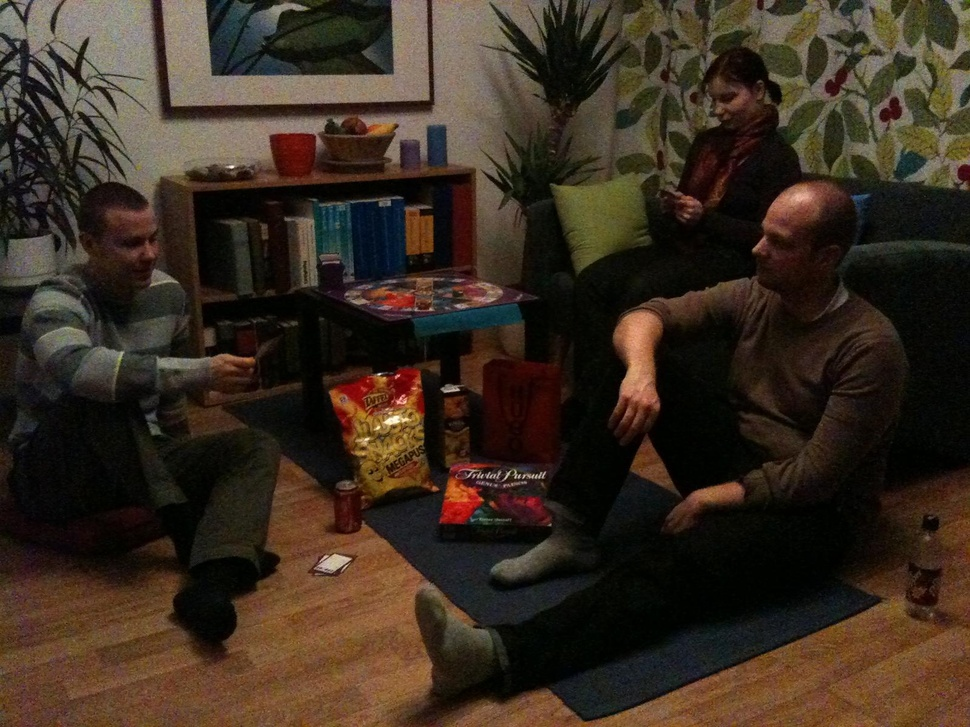
%> input picture IS_I_C03_D01_31.0333.jpg, 970 x 727 px, shrunk from 1600 x 1200 before the run
$ octave --eval "result = fetchGradient(imread('IS_I_C03_D01_31.0333.jpg'));"   (GNU Octave 9; MATLAB toolbox functions it lacks are replaced by stand-ins)
%> lines starting %> are read from the running program, lines starting %| are printed output that depends on the picture
function [ave_grad std_grad gradMap1]=fetchGradient(X)
if(ndims(X)==3)
    X=rgb2gray(X);
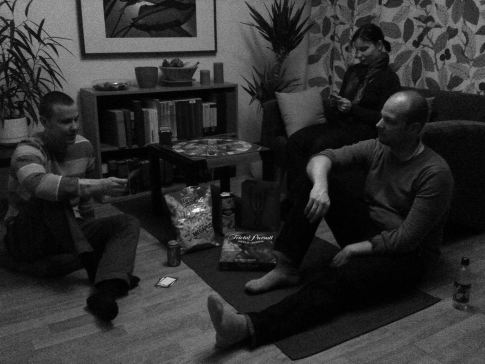
%> X: size 727x970 uint8 (shown at 1/2 size); min 0, max 249, mean 47.1
end
X=double(X);
%> X: size 727x970 double
Down_step=2; % 对图像降采样，减少运算量
dx = [1 0 -1; 1 0 -1; 1 0 -1]/3;
dy = dx';

% aveKernel=fspecial('average',2);
% X=conv2(X,aveKernel,'same');
% X=aveX(1:Down_step:end,1:Down_step:end); % 不改变图像大小

IxX1=conv2(X,dx,'same');
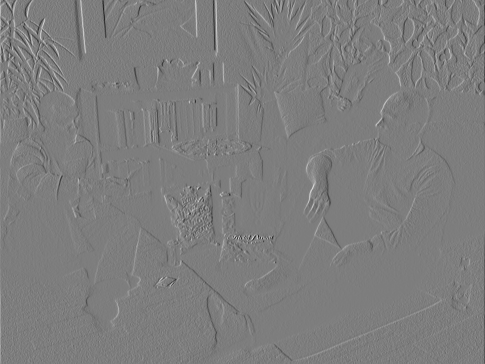
%> IxX1: size 727x970 double (shown at 1/2 size); min -141.7, max 145.7, mean 0; drawn with min black and max white
IyX1=conv2(X,dy,'same');
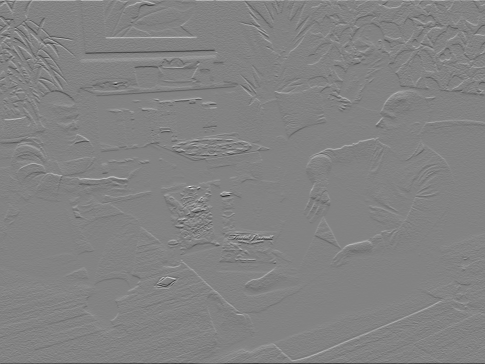
%> IyX1: size 727x970 double (shown at 1/2 size); min -194.7, max 184.3, mean 0; drawn with min black and max white
gradMap1=sqrt(IxX1.^2+IyX1.^2);
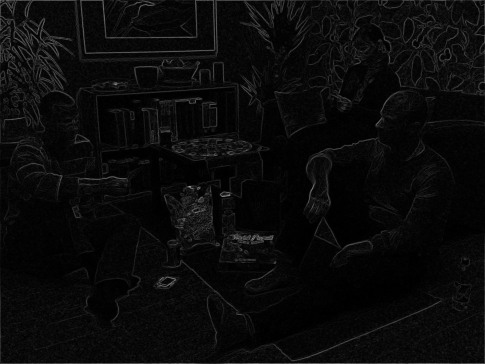
%> gradMap1: size 727x970 double (shown at 1/2 size); min 0, max 195.8, mean 10.6
ave_grad1=mean2(gradMap1);
%> ave_grad1 = 10.63
std_grad1=std2(gradMap1);
%> std_grad1 = 13.31
% 二阶导数
IxX2=conv2(gradMap1,dx,'same');
IyX2=conv2(gradMap1,dy,'same');
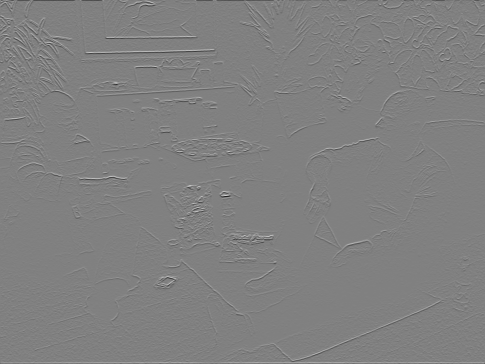
%> IyX2: size 727x970 double (shown at 1/2 size); min -166.4, max 163.4, mean 0; drawn with min black and max white
gradMap2=sqrt(IxX2.^2+IyX2.^2);
ave_grad2=mean2(gradMap2);
%> ave_grad2 = 8.28
std_grad2=std2(gradMap2);
%> std_grad2 = 11.96
% 三阶导数
IxX3=conv2(gradMap2,dx,'same');
IyX3=conv2(gradMap2,dy,'same');
gradMap3=sqrt(IxX3.^2+IyX3.^2);
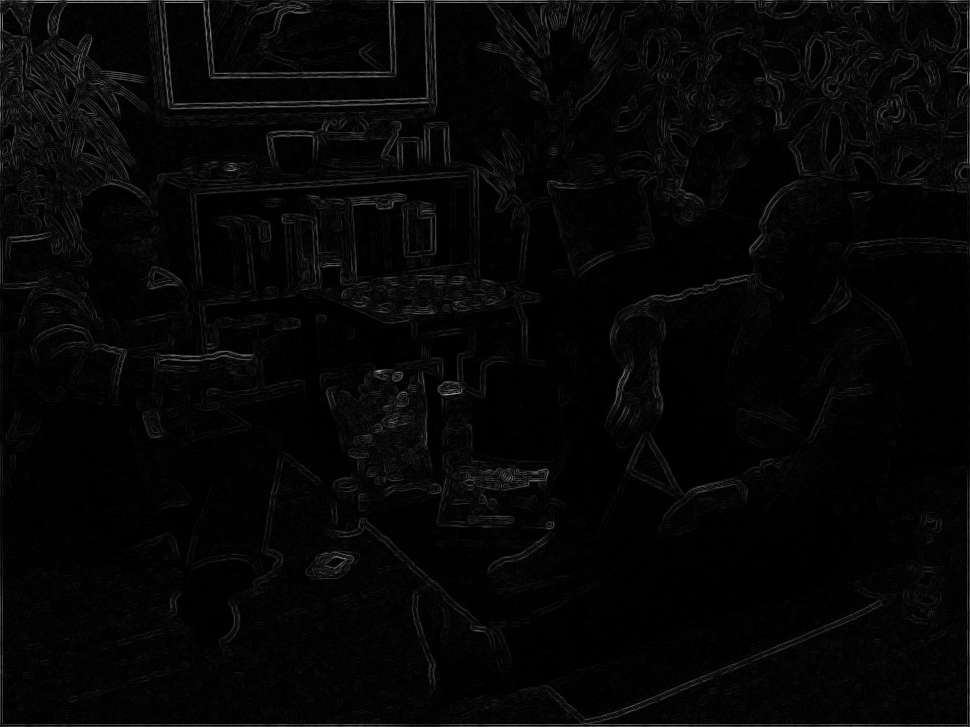
%> gradMap3: size 727x970 double; min 2.74e-48, max 152.8, mean 6.4
ave_grad3=mean2(gradMap3);
%> ave_grad3 = 6.38
std_grad3=std2(gradMap3);
%> std_grad3 = 10.78
ave_grad=[ave_grad1 ave_grad2 ave_grad3];
%> ave_grad = [10.63 8.28 6.38]
std_grad=[std_grad1 std_grad2 std_grad3];
%> std_grad = [13.31 11.96 10.78]
%> `result = fetchGradient(imread('IS_I_C03_D01_31.0333.jpg'));`: result = [10.63 8.28 6.38]
end

$ run again, on IS_I_C03_D02_94.3333.jpg
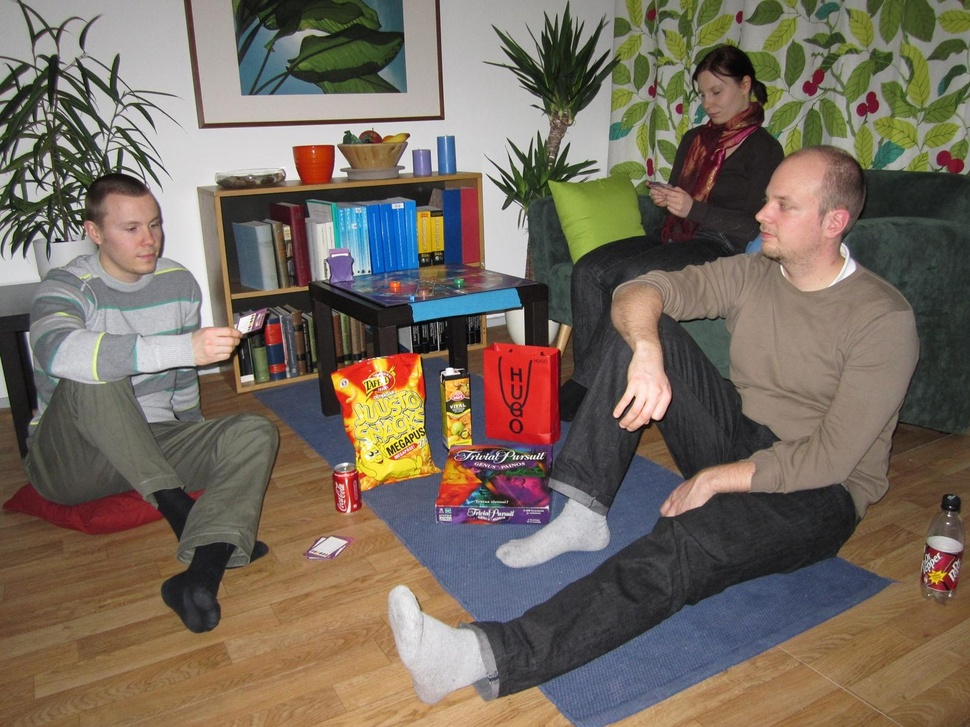
%> input picture IS_I_C03_D02_94.3333.jpg, 970 x 727 px, shrunk from 1600 x 1200 before the run
%> ave_grad1 = 14.64
%> std_grad1 = 23.4
%> in fetchGradient, `IyX2=conv2(gradMap1,dy,'same');`:
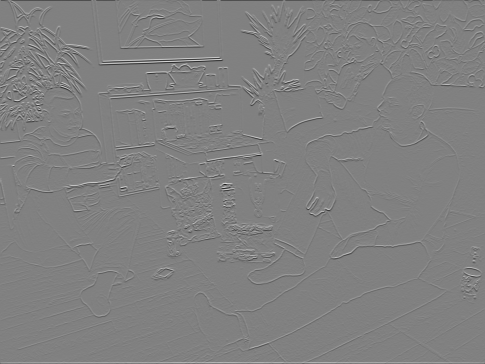
%> IyX2: size 727x970 double (shown at 1/2 size); min -214.5, max 209.9, mean 0; drawn with min black and max white
%> ave_grad2 = 13.55
%> std_grad2 = 22.66
%> in fetchGradient, `gradMap3=sqrt(IxX3.^2+IyX3.^2);`:
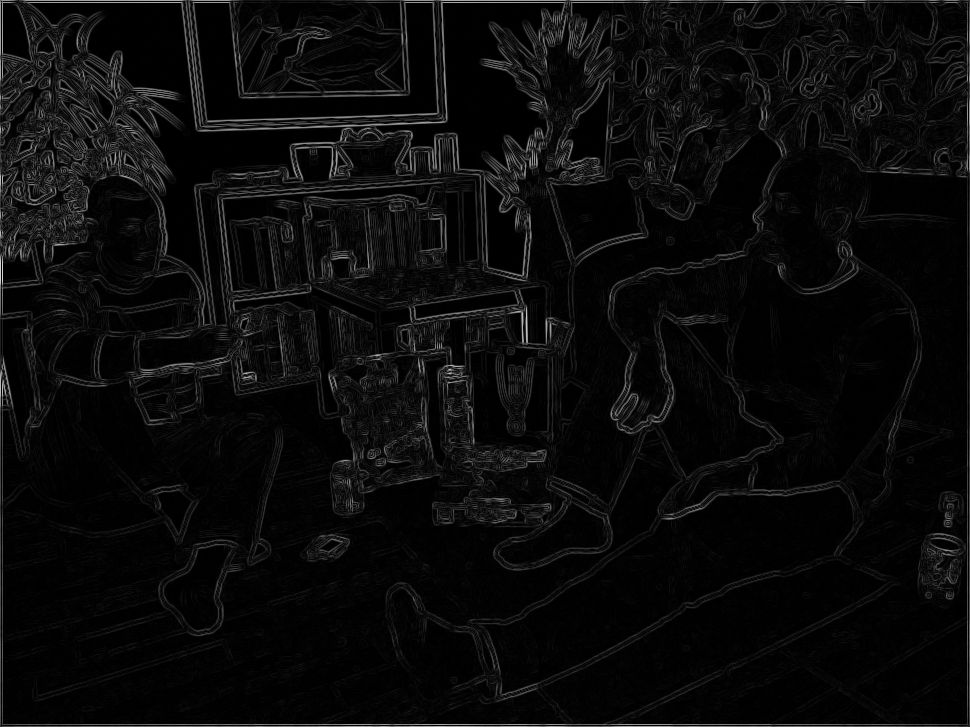
%> gradMap3: size 727x970 double; min 0, max 211.7, mean 11.4
%> ave_grad3 = 11.38
%> std_grad3 = 20.25
%> ave_grad = [14.64 13.55 11.38]
%> std_grad = [23.4 22.66 20.25]
%> result = [14.64 13.55 11.38]

$ run again, on IS_I_C03_D04_7.3705.jpg
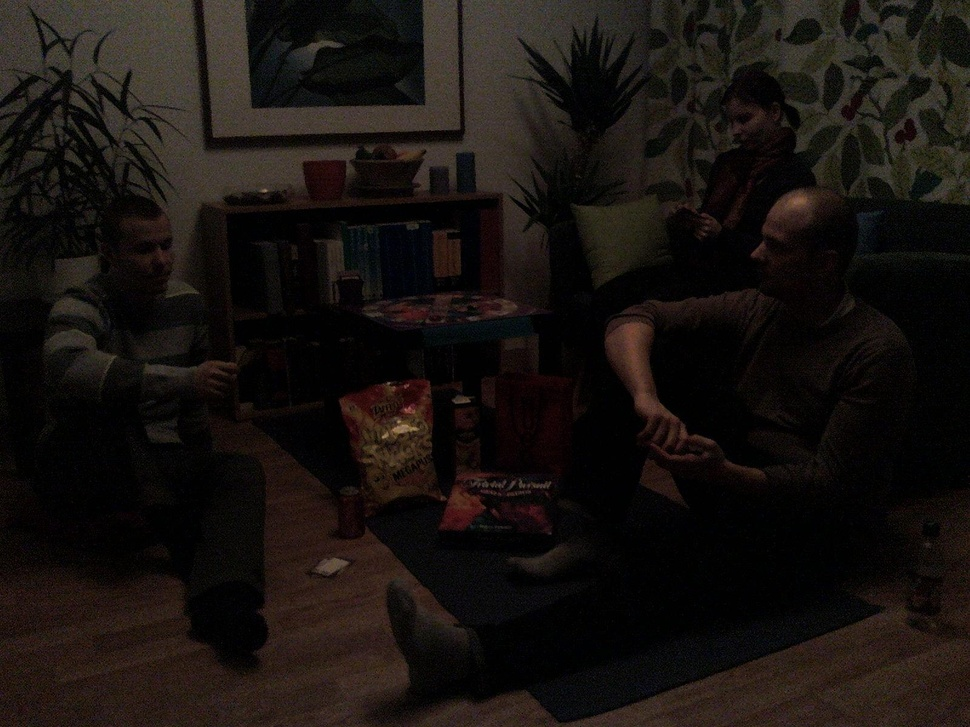
%> input picture IS_I_C03_D04_7.3705.jpg, 970 x 727 px, shrunk from 1600 x 1200 before the run
%> ave_grad1 = 6.42
%> std_grad1 = 6.64
%> in fetchGradient, `IyX2=conv2(gradMap1,dy,'same');`:
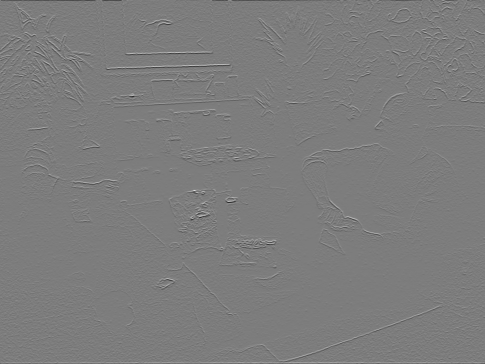
%> IyX2: size 727x970 double (shown at 1/2 size); min -81.87, max 85.14, mean 0; drawn with min black and max white
%> ave_grad2 = 4.55
%> std_grad2 = 5.65
%> in fetchGradient, `gradMap3=sqrt(IxX3.^2+IyX3.^2);`:
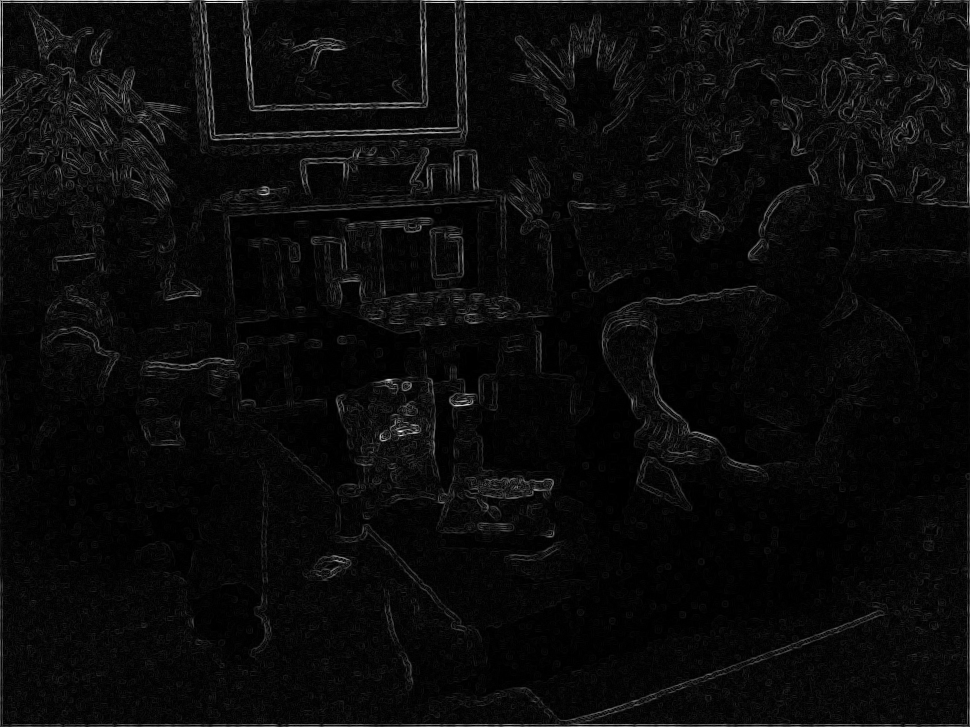
%> gradMap3: size 727x970 double; min 1.37e-48, max 76.7, mean 3.3; drawn with min black and max white
%> ave_grad3 = 3.28
%> std_grad3 = 4.94
%> ave_grad = [6.42 4.55 3.28]
%> std_grad = [6.64 5.65 4.94]
%> result = [6.42 4.55 3.28]
